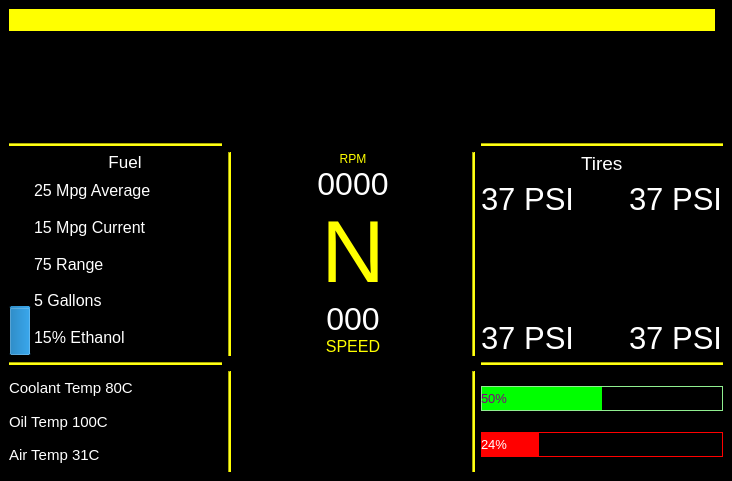
<?xml version="1.0" encoding="UTF-8"?>
<ui version="4.0">
 <class>MainWindow</class>
 <widget class="QMainWindow" name="MainWindow">
  <property name="geometry">
   <rect>
    <x>0</x>
    <y>0</y>
    <width>732</width>
    <height>481</height>
   </rect>
  </property>
  <property name="windowTitle">
   <string>MainWindow</string>
  </property>
  <property name="styleSheet">
   <string notr="true">background-color:black;
</string>
  </property>
  <widget class="QWidget" name="centralwidget">
   <layout class="QGridLayout" name="gridLayout_2">
    <item row="1" column="0">
     <layout class="QGridLayout" name="gridLayout">
      <item row="5" column="6">
       <layout class="QVBoxLayout" name="verticalLayout_3">
        <item>
         <widget class="QProgressBar" name="progressBar_3">
          <property name="font">
           <font>
            <family>Segoe UI</family>
            <pointsize>10</pointsize>
           </font>
          </property>
          <property name="styleSheet">
           <string notr="true">QProgressBar {
	 border:1px solid lightgreen;
     color:purple;
 }

 QProgressBar::chunk {
     background-color: #00FF00;
 }</string>
          </property>
          <property name="value">
           <number>50</number>
          </property>
          <property name="alignment">
           <set>Qt::AlignLeading|Qt::AlignLeft|Qt::AlignVCenter</set>
          </property>
         </widget>
        </item>
        <item>
         <widget class="QProgressBar" name="progressBar_4">
          <property name="font">
           <font>
            <family>Segoe UI</family>
            <pointsize>10</pointsize>
           </font>
          </property>
          <property name="styleSheet">
           <string notr="true">QProgressBar {
	 border:1px solid red;
     color:white;
 }

 QProgressBar::chunk {
     background-color: red;
 }
</string>
          </property>
          <property name="value">
           <number>24</number>
          </property>
          <property name="alignment">
           <set>Qt::AlignLeading|Qt::AlignLeft|Qt::AlignVCenter</set>
          </property>
         </widget>
        </item>
       </layout>
      </item>
      <item row="1" column="1">
       <widget class="Line" name="line_5">
        <property name="styleSheet">
         <string notr="true">c</string>
        </property>
        <property name="orientation">
         <enum>Qt::Vertical</enum>
        </property>
       </widget>
      </item>
      <item row="4" column="6">
       <widget class="Line" name="line">
        <property name="styleSheet">
         <string notr="true">background:yellow;</string>
        </property>
        <property name="orientation">
         <enum>Qt::Horizontal</enum>
        </property>
       </widget>
      </item>
      <item row="3" column="4">
       <widget class="Line" name="line_7">
        <property name="orientation">
         <enum>Qt::Horizontal</enum>
        </property>
       </widget>
      </item>
      <item row="5" column="1">
       <widget class="Line" name="line_15">
        <property name="styleSheet">
         <string notr="true">background:yellow</string>
        </property>
        <property name="orientation">
         <enum>Qt::Vertical</enum>
        </property>
       </widget>
      </item>
      <item row="5" column="0">
       <layout class="QVBoxLayout" name="verticalLayout_4">
        <property name="spacing">
         <number>0</number>
        </property>
        <item>
         <widget class="QLabel" name="label_9">
          <property name="font">
           <font>
            <family>Segoe UI</family>
            <pointsize>11</pointsize>
           </font>
          </property>
          <property name="styleSheet">
           <string notr="true">color:white;</string>
          </property>
          <property name="text">
           <string>Coolant Temp 80C</string>
          </property>
         </widget>
        </item>
        <item>
         <widget class="QLabel" name="label_10">
          <property name="font">
           <font>
            <family>Segoe UI</family>
            <pointsize>11</pointsize>
           </font>
          </property>
          <property name="styleSheet">
           <string notr="true">color:white;</string>
          </property>
          <property name="text">
           <string>Oil Temp 100C</string>
          </property>
         </widget>
        </item>
        <item>
         <widget class="QLabel" name="label_11">
          <property name="font">
           <font>
            <family>Segoe UI</family>
            <pointsize>11</pointsize>
           </font>
          </property>
          <property name="styleSheet">
           <string notr="true">color:white;</string>
          </property>
          <property name="text">
           <string>Air Temp 31C</string>
          </property>
         </widget>
        </item>
       </layout>
      </item>
      <item row="1" column="0">
       <widget class="QTextEdit" name="textEdit_2"/>
      </item>
      <item row="3" column="0">
       <layout class="QGridLayout" name="gridLayout_4" rowminimumheight="0,0" columnminimumwidth="0,0,0,0,0">
        <property name="horizontalSpacing">
         <number>3</number>
        </property>
        <property name="verticalSpacing">
         <number>0</number>
        </property>
        <item row="1" column="1">
         <widget class="QProgressBar" name="progressBar">
          <property name="styleSheet">
           <string notr="true">QProgressBar {
	 border:1px solid white;

 }

 QProgressBar::chunk {
     background-color: white;
 } color:white;</string>
          </property>
          <property name="value">
           <number>25</number>
          </property>
          <property name="alignment">
           <set>Qt::AlignBottom|Qt::AlignHCenter</set>
          </property>
          <property name="textVisible">
           <bool>true</bool>
          </property>
          <property name="orientation">
           <enum>Qt::Vertical</enum>
          </property>
         </widget>
        </item>
        <item row="0" column="2">
         <widget class="QLabel" name="label_8">
          <property name="font">
           <font>
            <family>Segoe UI</family>
            <pointsize>13</pointsize>
           </font>
          </property>
          <property name="styleSheet">
           <string notr="true">color:white; </string>
          </property>
          <property name="text">
           <string>Fuel</string>
          </property>
          <property name="alignment">
           <set>Qt::AlignCenter</set>
          </property>
         </widget>
        </item>
        <item row="1" column="4">
         <widget class="Line" name="line_8">
          <property name="orientation">
           <enum>Qt::Vertical</enum>
          </property>
         </widget>
        </item>
        <item row="1" column="2">
         <layout class="QVBoxLayout" name="verticalLayout_2">
          <property name="spacing">
           <number>0</number>
          </property>
          <item>
           <widget class="QLabel" name="average_mpg">
            <property name="font">
             <font>
              <family>Segoe UI</family>
              <pointsize>12</pointsize>
             </font>
            </property>
            <property name="styleSheet">
             <string notr="true">color:white;</string>
            </property>
            <property name="text">
             <string>25 Mpg Average</string>
            </property>
           </widget>
          </item>
          <item>
           <widget class="QLabel" name="current_mpg">
            <property name="font">
             <font>
              <family>Segoe UI</family>
              <pointsize>12</pointsize>
             </font>
            </property>
            <property name="styleSheet">
             <string notr="true">color:white;</string>
            </property>
            <property name="text">
             <string>15 Mpg Current</string>
            </property>
           </widget>
          </item>
          <item>
           <widget class="QLabel" name="range">
            <property name="font">
             <font>
              <family>Segoe UI</family>
              <pointsize>12</pointsize>
             </font>
            </property>
            <property name="styleSheet">
             <string notr="true">color:white;</string>
            </property>
            <property name="text">
             <string>75 Range</string>
            </property>
           </widget>
          </item>
          <item>
           <widget class="QLabel" name="gallons">
            <property name="font">
             <font>
              <family>Segoe UI</family>
              <pointsize>12</pointsize>
             </font>
            </property>
            <property name="styleSheet">
             <string notr="true">color:white;</string>
            </property>
            <property name="text">
             <string>5 Gallons</string>
            </property>
           </widget>
          </item>
          <item>
           <widget class="QLabel" name="ethanol">
            <property name="font">
             <font>
              <family>Segoe UI</family>
              <pointsize>12</pointsize>
             </font>
            </property>
            <property name="styleSheet">
             <string notr="true">color:white;</string>
            </property>
            <property name="text">
             <string>15% Ethanol</string>
            </property>
           </widget>
          </item>
         </layout>
        </item>
       </layout>
      </item>
      <item row="3" column="3">
       <layout class="QVBoxLayout" name="verticalLayout">
        <property name="spacing">
         <number>0</number>
        </property>
        <item>
         <widget class="QLabel" name="label_5">
          <property name="styleSheet">
           <string notr="true">color:yellow;</string>
          </property>
          <property name="text">
           <string>RPM</string>
          </property>
          <property name="alignment">
           <set>Qt::AlignCenter</set>
          </property>
         </widget>
        </item>
        <item>
         <widget class="QLabel" name="rpm">
          <property name="font">
           <font>
            <family>Segoe UI</family>
            <pointsize>24</pointsize>
           </font>
          </property>
          <property name="styleSheet">
           <string notr="true">color:white;</string>
          </property>
          <property name="text">
           <string>0000</string>
          </property>
          <property name="alignment">
           <set>Qt::AlignCenter</set>
          </property>
         </widget>
        </item>
        <item>
         <widget class="QLabel" name="gear">
          <property name="font">
           <font>
            <family>Segoe UI</family>
            <pointsize>66</pointsize>
           </font>
          </property>
          <property name="styleSheet">
           <string notr="true">color:yellow; text-align: center;</string>
          </property>
          <property name="lineWidth">
           <number>0</number>
          </property>
          <property name="text">
           <string>N</string>
          </property>
          <property name="alignment">
           <set>Qt::AlignCenter</set>
          </property>
         </widget>
        </item>
        <item>
         <widget class="QLabel" name="speed">
          <property name="font">
           <font>
            <pointsize>24</pointsize>
           </font>
          </property>
          <property name="styleSheet">
           <string notr="true">color:white;</string>
          </property>
          <property name="text">
           <string>000</string>
          </property>
          <property name="alignment">
           <set>Qt::AlignCenter</set>
          </property>
         </widget>
        </item>
        <item>
         <widget class="QLabel" name="label_3">
          <property name="font">
           <font>
            <family>Segoe UI</family>
            <pointsize>12</pointsize>
           </font>
          </property>
          <property name="styleSheet">
           <string notr="true">color:yellow</string>
          </property>
          <property name="text">
           <string>SPEED</string>
          </property>
          <property name="alignment">
           <set>Qt::AlignCenter</set>
          </property>
         </widget>
        </item>
       </layout>
      </item>
      <item row="5" column="5">
       <widget class="Line" name="line_14">
        <property name="styleSheet">
         <string notr="true">background:yellow</string>
        </property>
        <property name="orientation">
         <enum>Qt::Vertical</enum>
        </property>
       </widget>
      </item>
      <item row="1" column="4">
       <widget class="Line" name="line_6">
        <property name="orientation">
         <enum>Qt::Horizontal</enum>
        </property>
       </widget>
      </item>
      <item row="1" column="3">
       <spacer name="verticalSpacer">
        <property name="orientation">
         <enum>Qt::Vertical</enum>
        </property>
        <property name="sizeHint" stdset="0">
         <size>
          <width>20</width>
          <height>40</height>
         </size>
        </property>
       </spacer>
      </item>
      <item row="3" column="1">
       <widget class="Line" name="line_9">
        <property name="styleSheet">
         <string notr="true">background:yellow;</string>
        </property>
        <property name="orientation">
         <enum>Qt::Vertical</enum>
        </property>
       </widget>
      </item>
      <item row="1" column="5">
       <widget class="Line" name="line_10">
        <property name="orientation">
         <enum>Qt::Vertical</enum>
        </property>
       </widget>
      </item>
      <item row="2" column="0">
       <widget class="Line" name="line_4">
        <property name="styleSheet">
         <string notr="true">background-color:yellow;</string>
        </property>
        <property name="orientation">
         <enum>Qt::Horizontal</enum>
        </property>
       </widget>
      </item>
      <item row="3" column="5">
       <widget class="Line" name="line_11">
        <property name="styleSheet">
         <string notr="true">background:yellow;</string>
        </property>
        <property name="orientation">
         <enum>Qt::Vertical</enum>
        </property>
       </widget>
      </item>
      <item row="1" column="2">
       <widget class="Line" name="line_12">
        <property name="orientation">
         <enum>Qt::Vertical</enum>
        </property>
       </widget>
      </item>
      <item row="1" column="6">
       <widget class="QTextEdit" name="textEdit"/>
      </item>
      <item row="2" column="6">
       <widget class="Line" name="line_3">
        <property name="styleSheet">
         <string notr="true">background-color:yellow;</string>
        </property>
        <property name="orientation">
         <enum>Qt::Horizontal</enum>
        </property>
       </widget>
      </item>
      <item row="3" column="6">
       <layout class="QGridLayout" name="gridLayout_3">
        <item row="1" column="0">
         <widget class="QLabel" name="label">
          <property name="font">
           <font>
            <family>Segoe UI</family>
            <pointsize>23</pointsize>
           </font>
          </property>
          <property name="styleSheet">
           <string notr="true">color:white;</string>
          </property>
          <property name="text">
           <string>37 PSI</string>
          </property>
         </widget>
        </item>
        <item row="3" column="0">
         <widget class="QLabel" name="label_4">
          <property name="font">
           <font>
            <family>Segoe UI</family>
            <pointsize>23</pointsize>
           </font>
          </property>
          <property name="styleSheet">
           <string notr="true">color:white;</string>
          </property>
          <property name="text">
           <string>37 PSI</string>
          </property>
         </widget>
        </item>
        <item row="1" column="2">
         <widget class="QLabel" name="label_2">
          <property name="font">
           <font>
            <family>Segoe UI</family>
            <pointsize>23</pointsize>
           </font>
          </property>
          <property name="styleSheet">
           <string notr="true">color:white;</string>
          </property>
          <property name="text">
           <string>37 PSI</string>
          </property>
         </widget>
        </item>
        <item row="1" column="1">
         <spacer name="horizontalSpacer_2">
          <property name="orientation">
           <enum>Qt::Horizontal</enum>
          </property>
          <property name="sizeHint" stdset="0">
           <size>
            <width>40</width>
            <height>20</height>
           </size>
          </property>
         </spacer>
        </item>
        <item row="3" column="2">
         <widget class="QLabel" name="label_6">
          <property name="font">
           <font>
            <family>Segoe UI</family>
            <pointsize>23</pointsize>
           </font>
          </property>
          <property name="styleSheet">
           <string notr="true">color:white;</string>
          </property>
          <property name="text">
           <string>37 PSI</string>
          </property>
         </widget>
        </item>
        <item row="2" column="0">
         <spacer name="verticalSpacer_2">
          <property name="orientation">
           <enum>Qt::Vertical</enum>
          </property>
          <property name="sizeHint" stdset="0">
           <size>
            <width>20</width>
            <height>40</height>
           </size>
          </property>
         </spacer>
        </item>
        <item row="0" column="1">
         <widget class="QLabel" name="label_7">
          <property name="font">
           <font>
            <family>Segoe UI</family>
            <pointsize>14</pointsize>
           </font>
          </property>
          <property name="styleSheet">
           <string notr="true">color:white;</string>
          </property>
          <property name="text">
           <string>Tires</string>
          </property>
         </widget>
        </item>
       </layout>
      </item>
      <item row="4" column="0">
       <widget class="Line" name="line_2">
        <property name="styleSheet">
         <string notr="true">background-color:yellow;</string>
        </property>
        <property name="orientation">
         <enum>Qt::Horizontal</enum>
        </property>
       </widget>
      </item>
      <item row="2" column="3">
       <widget class="Line" name="line_13">
        <property name="styleSheet">
         <string notr="true">b</string>
        </property>
        <property name="orientation">
         <enum>Qt::Horizontal</enum>
        </property>
       </widget>
      </item>
      <item row="5" column="3">
       <widget class="QPlainTextEdit" name="plainTextEdit">
        <property name="styleSheet">
         <string notr="true">color:yellow; align-text:center;</string>
        </property>
        <property name="plainText">
         <string/>
        </property>
       </widget>
      </item>
     </layout>
    </item>
    <item row="0" column="0">
     <widget class="QProgressBar" name="progressBar_2">
      <property name="styleSheet">
       <string notr="true">QProgressBar {
	

 }

 QProgressBar::chunk {
     background:yellow;
 }</string>
      </property>
      <property name="value">
       <number>99</number>
      </property>
      <property name="alignment">
       <set>Qt::AlignLeading|Qt::AlignLeft|Qt::AlignVCenter</set>
      </property>
      <property name="textVisible">
       <bool>false</bool>
      </property>
      <property name="format">
       <string>%pk rpm</string>
      </property>
     </widget>
    </item>
   </layout>
  </widget>
 </widget>
 <resources/>
 <connections/>
</ui>
